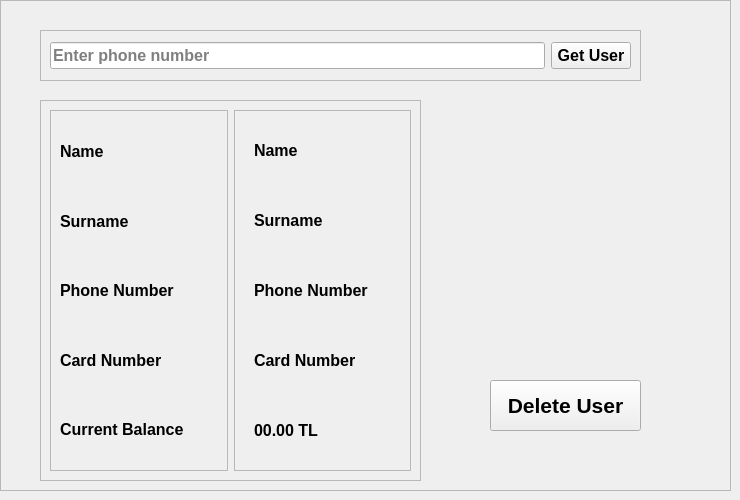
            <widget class="QWidget" name="delete_user">
             <widget class="QFrame" name="delete_user_frame">
              <property name="geometry">
               <rect>
                <x>0</x>
                <y>0</y>
                <width>731</width>
                <height>491</height>
               </rect>
              </property>
              <property name="frameShape">
               <enum>QFrame::StyledPanel</enum>
              </property>
              <property name="frameShadow">
               <enum>QFrame::Raised</enum>
              </property>
              <widget class="QFrame" name="frame_12">
               <property name="geometry">
                <rect>
                 <x>40</x>
                 <y>30</y>
                 <width>601</width>
                 <height>51</height>
                </rect>
               </property>
               <property name="frameShape">
                <enum>QFrame::StyledPanel</enum>
               </property>
               <property name="frameShadow">
                <enum>QFrame::Raised</enum>
               </property>
               <layout class="QHBoxLayout" name="horizontalLayout_11">
                <item>
                 <widget class="QLineEdit" name="delete_frame_get_user_entry">
                  <property name="font">
                   <font>
                    <pointsize>12</pointsize>
                    <weight>75</weight>
                    <bold>true</bold>
                   </font>
                  </property>
                  <property name="placeholderText">
                   <string>Enter phone number</string>
                  </property>
                 </widget>
                </item>
                <item>
                 <widget class="QPushButton" name="delete_frame_get_user_entry_button">
                  <property name="font">
                   <font>
                    <pointsize>12</pointsize>
                    <weight>75</weight>
                    <bold>true</bold>
                   </font>
                  </property>
                  <property name="text">
                   <string>Get User</string>
                  </property>
                 </widget>
                </item>
               </layout>
              </widget>
              <widget class="QFrame" name="frame_16">
               <property name="geometry">
                <rect>
                 <x>40</x>
                 <y>100</y>
                 <width>381</width>
                 <height>381</height>
                </rect>
               </property>
               <property name="frameShape">
                <enum>QFrame::StyledPanel</enum>
               </property>
               <property name="frameShadow">
                <enum>QFrame::Raised</enum>
               </property>
               <layout class="QHBoxLayout" name="horizontalLayout_12">
                <item>
                 <widget class="QFrame" name="frame_17">
                  <property name="font">
                   <font>
                    <pointsize>12</pointsize>
                    <weight>75</weight>
                    <bold>true</bold>
                   </font>
                  </property>
                  <property name="frameShape">
                   <enum>QFrame::StyledPanel</enum>
                  </property>
                  <property name="frameShadow">
                   <enum>QFrame::Raised</enum>
                  </property>
                  <layout class="QVBoxLayout" name="verticalLayout_10">
                   <item>
                    <widget class="QLabel" name="label_23">
                     <property name="font">
                      <font>
                       <pointsize>12</pointsize>
                       <weight>75</weight>
                       <bold>true</bold>
                      </font>
                     </property>
                     <property name="text">
                      <string>Name</string>
                     </property>
                    </widget>
                   </item>
                   <item>
                    <widget class="QLabel" name="label_24">
                     <property name="font">
                      <font>
                       <pointsize>12</pointsize>
                       <weight>75</weight>
                       <bold>true</bold>
                      </font>
                     </property>
                     <property name="text">
                      <string>Surname</string>
                     </property>
                    </widget>
                   </item>
                   <item>
                    <widget class="QLabel" name="label_25">
                     <property name="font">
                      <font>
                       <pointsize>12</pointsize>
                       <weight>75</weight>
                       <bold>true</bold>
                      </font>
                     </property>
                     <property name="text">
                      <string>Phone Number</string>
                     </property>
                    </widget>
                   </item>
                   <item>
                    <widget class="QLabel" name="label_26">
                     <property name="font">
                      <font>
                       <pointsize>12</pointsize>
                       <weight>75</weight>
                       <bold>true</bold>
                      </font>
                     </property>
                     <property name="text">
                      <string>Card Number</string>
                     </property>
                    </widget>
                   </item>
                   <item>
                    <widget class="QLabel" name="label_27">
                     <property name="font">
                      <font>
                       <pointsize>12</pointsize>
                       <weight>75</weight>
                       <bold>true</bold>
                      </font>
                     </property>
                     <property name="text">
                      <string>Current Balance</string>
                     </property>
                    </widget>
                   </item>
                  </layout>
                 </widget>
                </item>
                <item>
                 <widget class="QFrame" name="frame_18">
                  <property name="frameShape">
                   <enum>QFrame::StyledPanel</enum>
                  </property>
                  <property name="frameShadow">
                   <enum>QFrame::Raised</enum>
                  </property>
                  <widget class="QLabel" name="delete_user_frame_balance">
                   <property name="geometry">
                    <rect>
                     <x>20</x>
                     <y>310</y>
                     <width>121</width>
                     <height>21</height>
                    </rect>
                   </property>
                   <property name="font">
                    <font>
                     <pointsize>12</pointsize>
                     <weight>75</weight>
                     <bold>true</bold>
                    </font>
                   </property>
                   <property name="text">
                    <string>00.00 TL</string>
                   </property>
                  </widget>
                  <widget class="QLabel" name="delete_user_frame_name">
                   <property name="geometry">
                    <rect>
                     <x>20</x>
                     <y>30</y>
                     <width>121</width>
                     <height>21</height>
                    </rect>
                   </property>
                   <property name="font">
                    <font>
                     <pointsize>12</pointsize>
                     <weight>75</weight>
                     <bold>true</bold>
                    </font>
                   </property>
                   <property name="text">
                    <string>Name</string>
                   </property>
                  </widget>
                  <widget class="QLabel" name="delete_user_frame_surname">
                   <property name="geometry">
                    <rect>
                     <x>20</x>
                     <y>100</y>
                     <width>121</width>
                     <height>21</height>
                    </rect>
                   </property>
                   <property name="font">
                    <font>
                     <pointsize>12</pointsize>
                     <weight>75</weight>
                     <bold>true</bold>
                    </font>
                   </property>
                   <property name="text">
                    <string>Surname</string>
                   </property>
                  </widget>
                  <widget class="QLabel" name="delete_user_frame_phone_number">
                   <property name="geometry">
                    <rect>
                     <x>20</x>
                     <y>170</y>
                     <width>121</width>
                     <height>21</height>
                    </rect>
                   </property>
                   <property name="font">
                    <font>
                     <pointsize>12</pointsize>
                     <weight>75</weight>
                     <bold>true</bold>
                    </font>
                   </property>
                   <property name="text">
                    <string>Phone Number</string>
                   </property>
                  </widget>
                  <widget class="QLabel" name="delete_user_frame_card_number">
                   <property name="geometry">
                    <rect>
                     <x>20</x>
                     <y>240</y>
                     <width>121</width>
                     <height>21</height>
                    </rect>
                   </property>
                   <property name="font">
                    <font>
                     <pointsize>12</pointsize>
                     <weight>75</weight>
                     <bold>true</bold>
                    </font>
                   </property>
                   <property name="text">
                    <string>Card Number</string>
                   </property>
                  </widget>
                 </widget>
                </item>
               </layout>
              </widget>
              <widget class="QPushButton" name="delete_user_frame_delete_button">
               <property name="geometry">
                <rect>
                 <x>490</x>
                 <y>380</y>
                 <width>151</width>
                 <height>51</height>
                </rect>
               </property>
               <property name="font">
                <font>
                 <pointsize>16</pointsize>
                 <weight>75</weight>
                 <bold>true</bold>
                </font>
               </property>
               <property name="text">
                <string>Delete User</string>
               </property>
              </widget>
              <widget class="QLabel" name="delete_frame_warning_label">
               <property name="geometry">
                <rect>
                 <x>450</x>
                 <y>450</y>
                 <width>251</width>
                 <height>21</height>
                </rect>
               </property>
               <property name="font">
                <font>
                 <pointsize>12</pointsize>
                </font>
               </property>
               <property name="text">
                <string/>
               </property>
              </widget>
             </widget>
            </widget>
